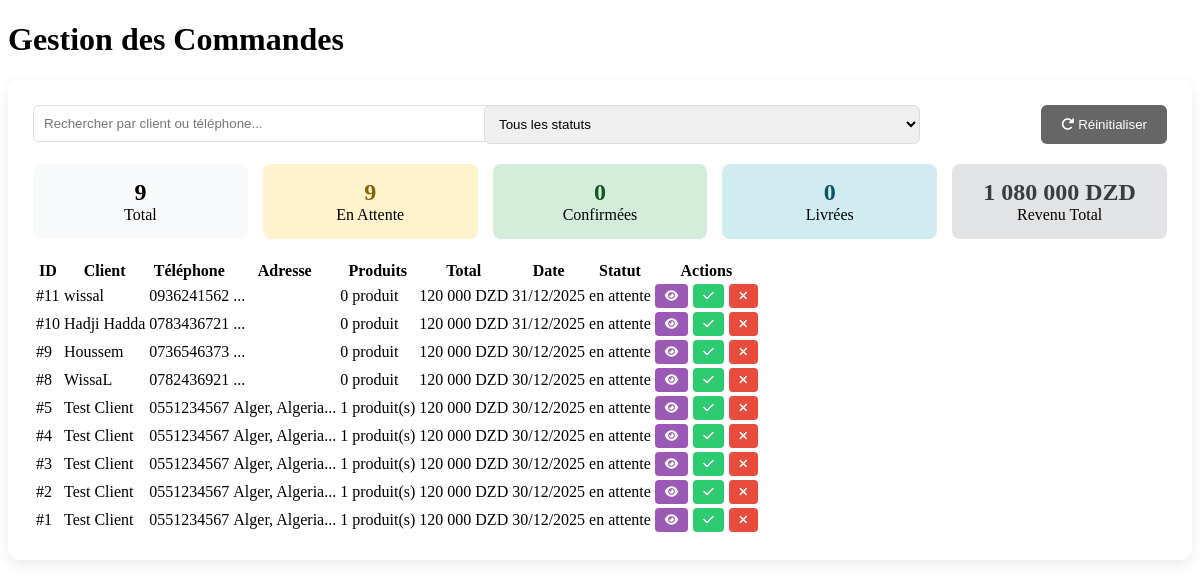
/backend/orders.php (signed in), run on the app's committed database.
### tables this page shows
CREATE TABLE `commandes` (
  `id` int(11) NOT NULL,
  `nom_client` varchar(100) NOT NULL,
  `email` varchar(100) DEFAULT NULL,
  `telephone` varchar(20) NOT NULL,
  `adresse` text NOT NULL,
  `produits` text NOT NULL,
  `total` decimal(10,2) NOT NULL,
  `statut` varchar(20) DEFAULT 'en attente',
  `date_commande` timestamp NOT NULL DEFAULT current_timestamp()
);

### backend/orders.php (the view, shortened to what this page needs)
<?php
require_once 'config.php';
$search = $_GET['search'] ?? '';
$sql = "SELECT * FROM commandes WHERE 1=1";
$sql .= " ORDER BY date_commande DESC";
$stmt = $conn->prepare($sql);
$stmt->execute();
$result = $stmt->get_result();
$stats_sql = "SELECT
    COUNT(*) as total,
    COUNT(CASE WHEN statut = 'en attente' THEN 1 END) as pending,
    COUNT(CASE WHEN statut = 'confirmee' THEN 1 END) as confirmed,
    COUNT(CASE WHEN statut = 'livree' THEN 1 END) as delivered,
    SUM(total) as revenue
    FROM commandes";
$stats_result = $conn->query($stats_sql);
$stats = $stats_result->fetch_assoc();
?>
<!DOCTYPE html>
<html lang="fr">
<head>
    <link rel="stylesheet" href="https://cdnjs.cloudflare.com/ajax/libs/font-awesome/6.4.0/css/all.min.css">
</head>
<body>
    <div class="main-content">
        <div class="topbar">
            <h1>Gestion des Commandes</h1>
        </div>
        <div class="orders-container">
            <div class="filters">
                <div class="filter-group">
                    <input type="text" id="search" placeholder="Rechercher par client ou téléphone..."
                           value="<?php echo htmlspecialchars($search); ?>">
                </div>
                <div class="filter-group">
                    <select id="status">
                        <option value="">Tous les statuts</option>
                    </select>
                </div>
                <button class="filter-btn" onclick="applyFilters()">
                    <i class="fas fa-filter"></i> Filtrer
                </button>
                <button class="filter-btn" onclick="resetFilters()" style="background: #666;">
                    <i class="fas fa-redo"></i> Réinitialiser
                </button>
            </div>
            <div style="display: grid; grid-template-columns: repeat(auto-fit, minmax(150px, 1fr)); gap: 15px; margin-bottom: 20px;">
                <div style="background: #f8f9fa; padding: 15px; border-radius: 8px; text-align: center;">
                    <div style="font-size: 24px; font-weight: bold; color: var(--primary);">
                        <?php echo $stats['total']; ?>
                    </div>
                    <div>Total</div>
                </div>
                <div style="background: #fff3cd; padding: 15px; border-radius: 8px; text-align: center;">
                    <div style="font-size: 24px; font-weight: bold; color: #856404;">
                        <?php echo $stats['pending']; ?>
                    </div>
                    <div>En Attente</div>
                </div>
                <div style="background: #d4edda; padding: 15px; border-radius: 8px; text-align: center;">
                    <div style="font-size: 24px; font-weight: bold; color: #155724;">
                        <?php echo $stats['confirmed']; ?>
                    </div>
                    <div>Confirmées</div>
                </div>
                <div style="background: #d1ecf1; padding: 15px; border-radius: 8px; text-align: center;">
                    <div style="font-size: 24px; font-weight: bold; color: #0c5460;">
                        <?php echo $stats['delivered']; ?>
                    </div>
                    <div>Livrées</div>
                </div>
                <div style="background: #e2e3e5; padding: 15px; border-radius: 8px; text-align: center;">
                    <div style="font-size: 24px; font-weight: bold; color: #383d41;">
                        <?php echo number_format($stats['revenue'], 0, ',', ' '); ?> DZD
                    </div>
                    <div>Revenu Total</div>
                </div>
            </div>
            <div class="table-responsive">
                <table>
                    <thead>
                        <tr>
                            <th>ID</th>
                            <th>Client</th>
                            <th>Téléphone</th>
                            <th>Adresse</th>
                            <th>Produits</th>
                            <th>Total</th>
                            <th>Date</th>
                            <th>Statut</th>
                            <th>Actions</th>
                        </tr>
                    </thead>
                    <tbody>
                        <?php if ($result->num_rows > 0): ?>
                            <?php while($order = $result->fetch_assoc()):
                                $products = json_decode($order['produits'], true);
                            ?>
                            <tr>
                                <td>#<?php echo $order['id']; ?></td>
                                <td><?php echo htmlspecialchars($order['nom_client']); ?></td>
                                <td><?php echo htmlspecialchars($order['telephone']); ?></td>
                                <td title="<?php echo htmlspecialchars($order['adresse']); ?>">
                                    <?php echo substr($order['adresse'], 0, 20) . '...'; ?>
                                </td>
                                <td>
                                    <?php if (is_array($products)): ?>
                                        <?php echo count($products); ?> produit(s)
                                    <?php else: ?>
                                        0 produit
                                    <?php endif; ?>
                                </td>
                                <td><?php echo number_format($order['total'], 0, ',', ' '); ?> DZD</td>
                                <td><?php echo date('d/m/Y', strtotime($order['date_commande'])); ?></td>
                                <td>
                                    <?php
                                    $status_class = '';
                                    switch($order['statut']) {
                                        case 'en attente': $status_class = 'status-pending'; break;
                                    }
                                    ?>
                                    <span class="status-badge <?php echo $status_class; ?>">
                                        <?php echo $order['statut']; ?>
                                    </span>
                                </td>
                                <td>
                                    <div class="order-actions">
                                        <button class="btn-action btn-view" onclick="viewOrder(<?php echo $order['id']; ?>)">
                                            <i class="fas fa-eye"></i>
                                        </button>
                                        <?php if ($order['statut'] == 'en attente'): ?>
                                            <button class="btn-action btn-confirm" onclick="updateStatus(<?php echo $order['id']; ?>, 'confirmee')">
                                                <i class="fas fa-check"></i>
                                            </button>
                                        <?php elseif ($order['statut'] == 'confirmee'): ?>
                                            <button class="btn-action btn-deliver" onclick="updateStatus(<?php echo $order['id']; ?>, 'livree')">
                                                <i class="fas fa-truck"></i>
                                            </button>
                                        <?php endif; ?>
                                        <button class="btn-action btn-cancel" onclick="updateStatus(<?php echo $order['id']; ?>, 'annulee')">
                                            <i class="fas fa-times"></i>
                                        </button>
                                    </div>
                                </td>
                            </tr>
                            <?php endwhile; ?>
                        <?php endif; ?>
                    </tbody>
                </table>
            </div>
        </div>
    </div>
</body>
</html>

### backend/orders.php (style rules this page uses)
.orders-container { background: white; border-radius: 12px; padding: 25px; box-shadow: 0 5px 15px rgba(0,0,0,0.08); }
.filters { display: flex; gap: 15px; margin-bottom: 20px; flex-wrap: wrap; }
.filter-group { flex: 1; min-width: 200px; }
.filter-group input, .filter-group select { width: 100%; padding: 10px; border: 1px solid #ddd; border-radius: 6px; }
.filter-btn { background: var(--primary); color: white; border: none; padding: 10px 20px; border-radius: 6px; cursor: pointer; }
.order-actions { display: flex; gap: 5px; }
.btn-action { padding: 5px 10px; border: none; border-radius: 4px; cursor: pointer; font-size: 12px; }
.btn-confirm { background: #2ecc71; color: white; }
.btn-cancel { background: #e74c3c; color: white; }
.btn-view { background: #9b59b6; color: white; }

### data on the page
commandes: id "11", nom_client "wissal", telephone "0936241562", shows "0 produit", total "120 000", date_commande "31/12/2025", statut "en attente"
commandes: id "10", nom_client "Hadji Hadda", telephone "0783436721", shows "0 produit", total "120 000", date_commande "31/12/2025", statut "en attente"
commandes: id "9", nom_client "Houssem", telephone "0736546373", shows "0 produit", total "120 000", date_commande "30/12/2025", statut "en attente"
commandes: id "8", nom_client "WissaL", telephone "0782436921", shows "0 produit", total "120 000", date_commande "30/12/2025", statut "en attente"
commandes: id "5", nom_client "Test Client", telephone "0551234567", adresse "Alger, Algeria", produits "1", total "120 000", date_commande "30/12/2025", statut "en attente"
commandes: id "4", nom_client "Test Client", telephone "0551234567", adresse "Alger, Algeria", produits "1", total "120 000", date_commande "30/12/2025", statut "en attente"
commandes: id "3", nom_client "Test Client", telephone "0551234567", adresse "Alger, Algeria", produits "1", total "120 000", date_commande "30/12/2025", statut "en attente"
commandes: id "2", nom_client "Test Client", telephone "0551234567", adresse "Alger, Algeria", produits "1", total "120 000", date_commande "30/12/2025", statut "en attente"
commandes: id "1", nom_client "Test Client", telephone "0551234567", adresse "Alger, Algeria", produits "1", total "120 000", date_commande "30/12/2025", statut "en attente"

### other printed values
$stats['total'] "9"
$stats['pending'] "9"
$stats['confirmed'] "0"
$stats['delivered'] "0"
$stats['revenue'] "1 080 000"
